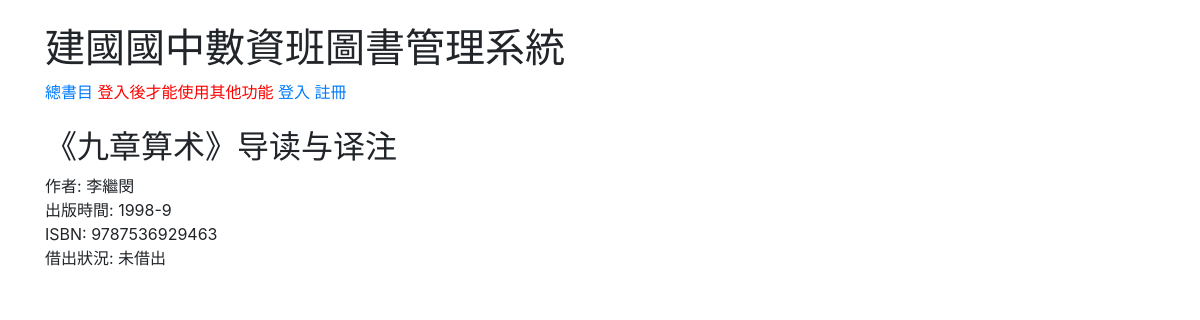
The page /book/3/ on the database as committed earlier.
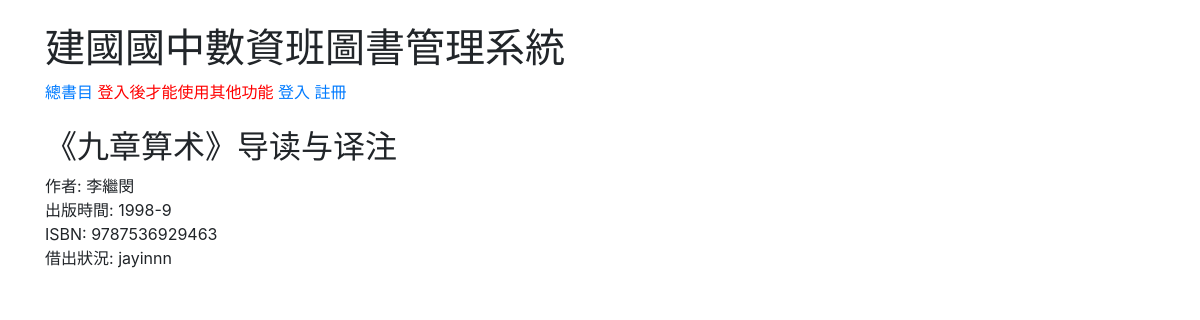
The same page on the database as committed later.
### main/models.py (models this page shows, shortened)
class Books(models.Model):
	book_title    = models.CharField(max_length=200)
	book_author   = models.CharField(max_length=200)
	book_pubtime  = models.CharField(max_length=20)
	book_isbn     = models.CharField(max_length=13)
	book_borrowid = models.CharField(max_length=5)

### main/views.py (the view)
# urls.py: path('<int:books_id>/', views.detail, name='detail'),
def detail(request, books_id):
	book = get_object_or_404(Books, pk=books_id) # use book_id as a url
	return render(request, 'main/detail.html', {'book': book}) #return a dict contain book's date

### main/templates/main/detail.html
{% extends "main/base.html" %}
{% block content %}
<h2>{{ book.book_title }}</h2>
	作者: {{book.book_author}}<br>
	出版時間: {{book.book_pubtime}}<br>
	ISBN: {{book.book_isbn}}<br>
{% if book.book_borrowid %}
	借出狀況: {{book.book_borrowid}}
{% else %}
	借出狀況: 未借出
{% endif %}
{% endblock content %}

Rows that differ between the two databases and show on the page:
changed Books "《九章算术》导读与译注": book_borrowid (not shown) → "jayinnn"
Other text that changed with them:
text no longer shown: "借出狀況: 未借出"
text now shown: "借出狀況:"
